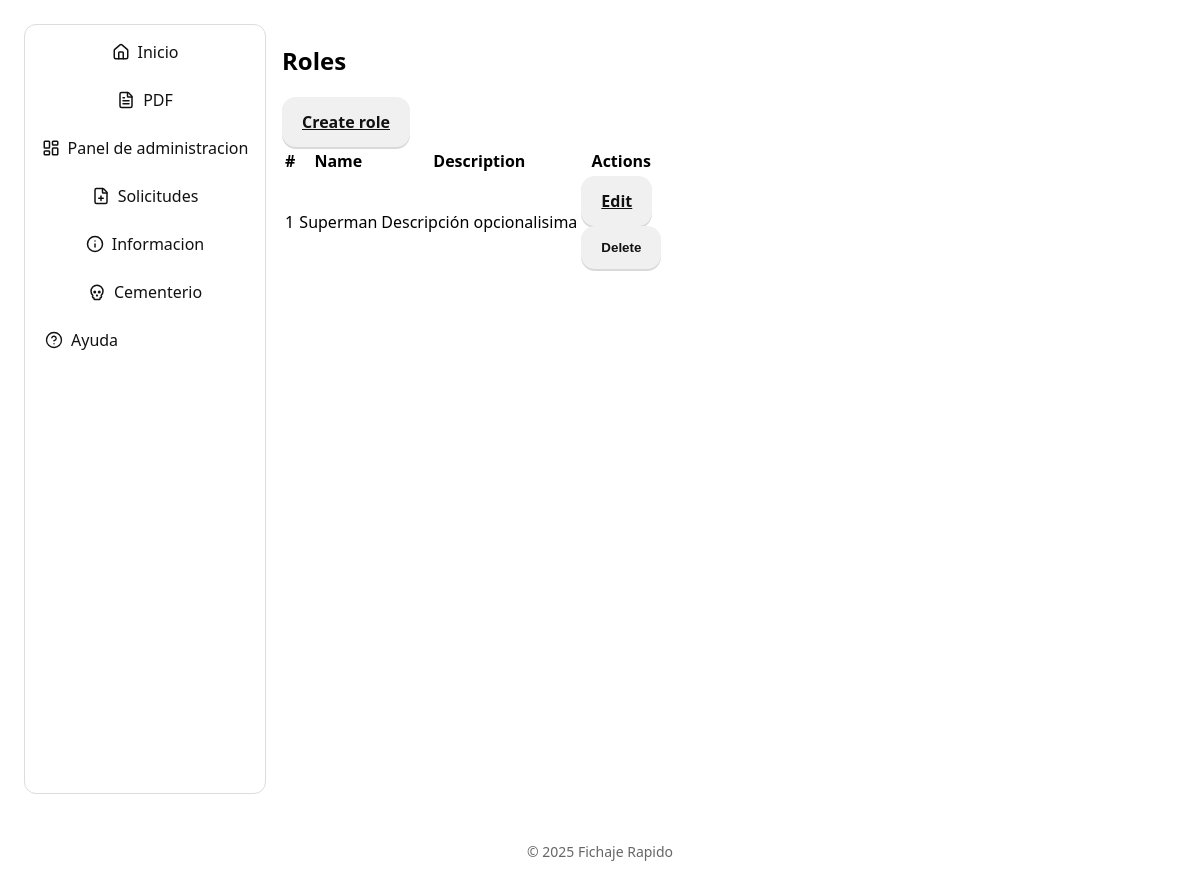
Page /admin-panel/roles/ (signed in) on the committed database.
### admin_panel/roles/models.py (models this page shows, shortened)
class Role(Base):
    __tablename__ = "admin_roles"
    __table_args__ = (UniqueConstraint("name", name="uq_admin_roles_name"),)
    id = Column(Integer, primary_key=True)
    name = Column(String(120), nullable=False)
    description = Column(String(255), nullable=True)
    created_at = Column(
        DateTime(timezone=True), default=lambda: datetime.now(timezone.utc), nullable=False
    )
    updated_at = Column(
        DateTime(timezone=True),
        default=lambda: datetime.now(timezone.utc),
        onupdate=lambda: datetime.now(timezone.utc),
        nullable=False,
    )
    employees = relationship("Employee", back_populates="role")

### admin_panel/roles/routes.py (the view)
@bp.route("/", methods=["GET"])
def list_roles():
    db = SessionLocal()
    try:
        roles = db.execute(select(Role).order_by(Role.name.asc())).scalars().all()
    finally:
        db.close()
    return render_template("roles/list.html", roles=roles)

### admin_panel/roles/routes.py (called while the page is built)
@bp.before_request
def ensure_admin_access():
    if not current_user.is_authenticated:
        login_manager = current_app.login_manager
        return login_manager.unauthorized()
    if current_user.role != UserRole.admin:
        abort(403)

### app.py (called while the page is built)
@app.context_processor
def inject_template_globals():
    return {
        "current_year": datetime.now(TZ).year,
        "owner_name": os.environ.get("OWNER_NAME", "Fichaje Rapido"),
        "TZ": TZ,
    }

@login_manager.user_loader
def load_user(user_id):
    db = SessionLocal()
    try:
        return db.get(User, int(user_id))
    finally:
        db.close()

### admin_panel/roles/templates/roles/list.html (shortened to what this page needs)
{% extends "base.html" %}
{% block content %}
<div class="container py-4">
  <div class="d-flex justify-content-between align-items-center mb-3">
    <h2 class="mb-0">Roles</h2>
    <a class="btn btn-primary" href="{{ url_for('admin_roles.create_role') }}">Create role</a>
  </div>
  {% if roles %}
  <div class="table-responsive">
    <table class="table table-striped table-bordered align-middle">
      <thead class="table-light">
        <tr>
          <th scope="col">#</th>
          <th scope="col">Name</th>
          <th scope="col">Description</th>
          <th scope="col" class="text-end">Actions</th>
        </tr>
      </thead>
      <tbody>
        {% for role in roles %}
        <tr>
          <td>{{ role.id }}</td>
          <td>{{ role.name }}</td>
          <td>{{ role.description or "-" }}</td>
          <td class="text-end">
            <a class="btn btn-sm btn-outline-secondary" href="{{ url_for('admin_roles.edit_role', role_id=role.id) }}">Edit</a>
            <form class="d-inline" method="post" action="{{ url_for('admin_roles.delete_role', role_id=role.id) }}" onsubmit="return confirm('Delete this role?');">
              <button class="btn btn-sm btn-outline-danger" type="submit">Delete</button>
            </form>
          </td>
        </tr>
        {% endfor %}
      </tbody>
    </table>
  </div>
  {% else %}
  <div class="alert alert-info" role="alert">
    No roles available yet.
  </div>
  {% endif %}
</div>
{% endblock %}

### templates/base.html (style rules this page uses)
body { font-family:system-ui,Arial;margin:24px }
.btn { display:inline-flex;align-items:center;gap:10px;padding:14px 20px;border-radius:14px;border:none;background:#f0f0f0;color:#111;cursor:pointer;font-weight:600;transition:transform .02s ease, box-shadow .2s ease, background-color .15s ease, filter .15s ease;box-shadow:0 2px 0 rgba(0,0,0,.15) }
form { display:flex;flex-direction:column;gap:10px;max-width:360px }

### rows in the picture
Role: id "1", name "Superman", description "Descripción opcionalisima"

### other values in the picture
{{ owner_name }} "Fichaje Rapido"
